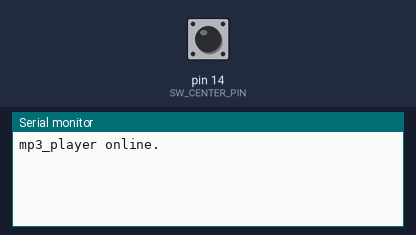
A sketch run on a simulated Arduino Uno, built with avr-gcc and run on an emulated ATmega328P. Parts: the last lines printed to the serial monitor. The test bench sets the inputs (shaded band); at power-on: pin 14 (SW_CENTER_PIN) HIGH. The audio player accepts every command and is not drawn.

Above: at 1.7 s.
1.8 s: pin 14 (SW_CENTER_PIN) pulled LOW for 3.2 s
At 4.0 s:
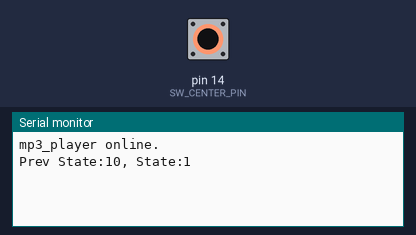
6.5 s: pin 14 (SW_CENTER_PIN) pulled LOW for 0.15 s
At 7.9 s:
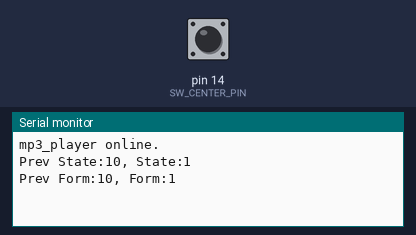
8.2 s: pin 14 (SW_CENTER_PIN) pulled LOW for 1 s
At 10.7 s:
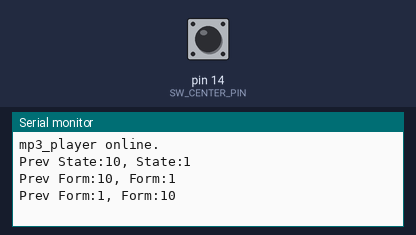

Measured:
- after the input at 1.8 s, the serial monitor: prints a new line after 1.1 s (image 1)
- after the input at 6.5 s, the serial monitor: prints a new line after 0.21 s (image 2)
- after the input at 8.2 s, the serial monitor: prints a new line after 1.1 s (image 3)

The sketch:

karmen_rider.ino
```cpp
#define SW_CENTER_PIN 14
#define LOOP_INTERVAL_MS 20

#define SW_ON  LOW
#define SW_OFF HIGH


#define STATE_1   1
#define STATE_2   2
#define STATE_3   3
#define STATE_4   4
#define STATE_5   5
#define STATE_6   6
#define STATE_7   7
#define STATE_8   8
#define STATE_9   9
#define STATE_DEFAULT   10

#define FORM_1  1
#define FORM_2  2
#define FORM_3 3
#define FORM_4   4
#define FORM_5  5
#define FORM_6  6
#define FORM_7  7
#define FORM_8  8
#define FORM_9  9
#define FORM_DEFAULT 10


#define WAIT_MS_LONG_PRESS 1000
const uint16_t WAIT_COUNT_LONG_PRESS = WAIT_MS_LONG_PRESS / LOOP_INTERVAL_MS;

uint8_t state = STATE_DEFAULT;
uint8_t prev_state = STATE_DEFAULT;
uint8_t before_state = STATE_DEFAULT;
uint8_t form = FORM_DEFAULT;
uint8_t prev_form = FORM_DEFAULT;
uint8_t before_form = FORM_DEFAULT;

uint8_t sw_center = SW_OFF;
uint8_t prev_sw_center = SW_OFF;

uint16_t sw_center_press_counter = 0;
boolean  is_valid_sw_center_long_press = false;

void update_state(uint8_t new_state){
  before_state = state;
  state = new_state;
}

void update_form(uint8_t new_form){
  before_form = form;
  form = new_form;

}

#include <SoftwareSerial.h>
#include <DFRobotDFPlayerMini.h>

#define SOUND_VOLUME_DEFAULT 20
#define SOUND_VOLUME_LARGE   30


#define SOUND_MODE_1                   1
#define SOUND_MODE_2                 2
#define SOUND_MODE_3       3
#define SOUND_MODE_4        4
#define SOUND_MODE_5        5
#define SOUND_MODE_6           6
#define SOUND_MODE_7 7
#define SOUND_MODE_8 8
#define SOUND_MODE_9 9
#define SOUND_MODE_10 10
#define SOUND_THEME_1 11
#define SOUND_THEME_2 12
#define SOUND_THEME_3 13
#define SOUND_THEME_4 14
#define SOUND_THEME_5 15
#define SOUND_THEME_6 16
#define SOUND_THEME_7 17
#define SOUND_THEME_8 18
#define SOUND_THEME_9 19
#define SOUND_THEME_10 20
#define SOUND_DEFAULT 23 //system starting


uint8_t volume = SOUND_VOLUME_DEFAULT;

SoftwareSerial ss_mp3_player(4, 5); // RX, TX
DFRobotDFPlayerMini mp3_player;

void play_sound(uint8_t sound_num){
  //mp3_player.pause();
  mp3_player.playMp3Folder(sound_num);
}

void loop_sound(uint8_t sound_num){
  //mp3_player.pause();
  mp3_player.loop(sound_num);
}

void pause_sound(){
  mp3_player.pause();
}

void update_volume(uint8_t new_volume){
  mp3_player.volume(new_volume);
  volume = new_volume;
}

void control_sound(){
  if(prev_state != state){ // 基本的に状態遷移したときのみ音声処理
    switch(state){
    case STATE_1:
     play_sound(SOUND_MODE_1);
     break;

    case STATE_2:
     play_sound(SOUND_MODE_2);
     break;

    case STATE_3:
     play_sound(SOUND_MODE_3);
     break;

    case STATE_4:
     play_sound(SOUND_MODE_4);
     break;

    case STATE_5:
     play_sound(SOUND_MODE_5);
     break;

    case STATE_6:
     play_sound(SOUND_MODE_6);
     break;

    case STATE_7:
     play_sound(SOUND_MODE_7);
     break;

    case STATE_8:
     play_sound(SOUND_MODE_8);
     break;

    case STATE_9:
     play_sound(SOUND_MODE_9);
     break;

    case STATE_DEFAULT:
     play_sound(SOUND_MODE_10);
     break;

    }
    }
    if(prev_form!=form){ //
    switch(form){
      case FORM_1:
      loop_sound(SOUND_THEME_1);
      break;

      case FORM_2:
      loop_sound(SOUND_THEME_2);
      break;

      case FORM_3:
      loop_sound(SOUND_THEME_3);
      break;

      case FORM_4:
      loop_sound(SOUND_THEME_4);
      break;

      case FORM_5:
      loop_sound(SOUND_THEME_5);
      break;

      case FORM_6:
      loop_sound(SOUND_THEME_6);
      break;

      case FORM_7:
      loop_sound(SOUND_THEME_7);
      break;

      case FORM_8:
      loop_sound(SOUND_THEME_8);
      break;

      case FORM_9:
      loop_sound(SOUND_THEME_9);
      break;

      case FORM_DEFAULT:
      loop_sound(SOUND_THEME_10);
      break;
    }
    }
}


void setup() {
  // put your setup code here, to run once:
  Serial.begin(115200);
  pinMode(SW_CENTER_PIN, INPUT_PULLUP);
  ss_mp3_player.begin(9600);
  if(!mp3_player.begin(ss_mp3_player)) {  //Use softwareSerial to communicate with mp3.
    Serial.println(F("Unable to begin music_player:"));
    Serial.println(F("1.Please recheck the connection!"));
    Serial.println(F("2.Please insert the SD card!"));
    while(true);
  }
  Serial.println(F("mp3_player online."));
  mp3_player.setTimeOut(500); //Set serial communictaion time out 500ms
  update_volume(SOUND_VOLUME_DEFAULT);

  //---------- 起動処理 ----------
  play_sound(SOUND_DEFAULT);


}

void loop() {
  // put your main code here, to run repeatedly:
  unsigned long now = millis();

  if(prev_state != state){
    Serial.print(F("Prev State:"));
    Serial.print(prev_state);
    Serial.print(F(", State:"));
    Serial.println(state);
  }
  if(prev_form != form){
    Serial.print(F("Prev Form:"));
    Serial.print(prev_form);
    Serial.print(F(", Form:"));
    Serial.println(form);
  }

  prev_state = state;
  prev_form  = form;

  // kiem tra nut nhan
  sw_center = digitalRead(SW_CENTER_PIN);
  if(prev_sw_center == SW_ON){
    if(sw_center == SW_ON){ // nut nhan duoc giu
      if(!is_valid_sw_center_long_press){
          sw_center_press_counter++;
      }
      if(!is_valid_sw_center_long_press && (sw_center_press_counter > WAIT_COUNT_LONG_PRESS)){
        is_valid_sw_center_long_press = true;
        switch(state){//chuyen sang state tiep theo
        case STATE_DEFAULT:
          update_state(STATE_1);
          break;
        case STATE_1:
          update_state(STATE_2);
          break;
        case STATE_2:
        update_state(STATE_3);
        break;
        case STATE_3:
          update_state(STATE_4);
          break;
        case STATE_4:
          update_state(STATE_5);
          break;
          case STATE_5:
          update_state(STATE_6);
          break;
          case STATE_6:
          update_state(STATE_7);
          break;
          case STATE_7:
          update_state(STATE_8);
          break;
          case STATE_8:
          update_state(STATE_9);
          break;
          case STATE_9:
          update_state(STATE_DEFAULT);
          break;
        default:
          ;
        }
      }
    }else{ // スイッチが離されたとき
      if(!is_valid_sw_center_long_press){ // 短押しから離されたとき
          switch(state){
            case STATE_DEFAULT:
            break;
          case STATE_1:
              switch(form){
                case FORM_1:
                update_form(FORM_DEFAULT);
                break;
                case FORM_DEFAULT:
                update_form(FORM_1);
                break;
                default:
                update_form(FORM_1);
                break;
              }
              break;
          case STATE_2:
              switch(form){
                case FORM_2:
                update_form(FORM_DEFAULT);
                break;
                case FORM_DEFAULT:
                update_form(FORM_2);
                break;
                default:
                update_form(FORM_2);
                break;
              }
              break;
          case STATE_3:
              switch(form){
                case FORM_3:
                update_form(FORM_DEFAULT);
                break;
                case FORM_DEFAULT:
                update_form(FORM_3);
                break;
                default:
                update_form(FORM_3);
                break;
              }
              break;
          case STATE_4:
              switch(form){
                case FORM_4:
                update_form(FORM_DEFAULT);
                break;
                case FORM_DEFAULT:
                update_form(FORM_4);
                break;
                default:
                update_form(FORM_4);
                break;
              }
              break;
              case STATE_5:
              switch(form){
                case FORM_5:
                update_form(FORM_DEFAULT);
                break;
                case FORM_DEFAULT:
                update_form(FORM_5);
                break;
                default:
                update_form(FORM_5);
                break;
              }
              break;
              case STATE_6:
              switch(form){
                case FORM_6:
                update_form(FORM_DEFAULT);
                break;
                case FORM_DEFAULT:
                update_form(FORM_6);
                break;
                default:
                update_form(FORM_6);
                break;
              }
              break;
              case STATE_7:
              switch(form){
                case FORM_7:
                update_form(FORM_DEFAULT);
                break;
                case FORM_DEFAULT:
                update_form(FORM_7);
                break;
                default:
                update_form(FORM_7);
                break;
              }
              break;
              case STATE_8:
              switch(form){
                case FORM_8:
                update_form(FORM_DEFAULT);
                break;
                case FORM_DEFAULT:
                update_form(FORM_8);
                break;
                default:
                update_form(FORM_8);
                break;
              }
              break;
              case STATE_9:
              switch(form){
                case FORM_9:
                update_form(FORM_DEFAULT);
                break;
                case FORM_DEFAULT:
                update_form(FORM_9);
                break;
                default:
                update_form(FORM_9);
                break;
              }
              break;
          default:
            ;
          }

      }else{  // 長押しから離されたとき
        ;
      }
      sw_center_press_counter = 0;
      is_valid_sw_center_long_press = false;
  }

}else{
  ;
}
prev_sw_center = sw_center;
control_sound();
      delay(LOOP_INTERVAL_MS);
}
```
